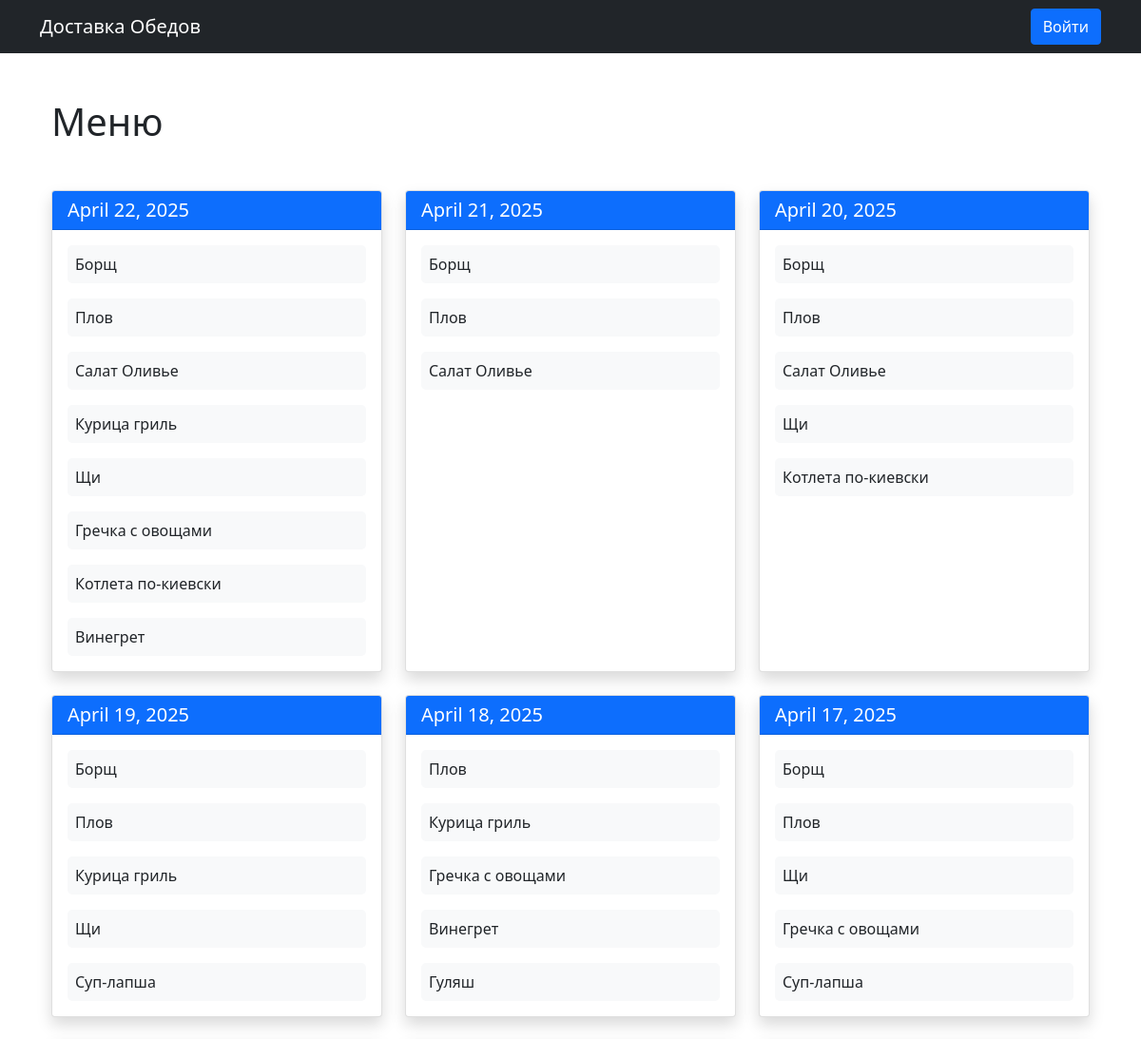
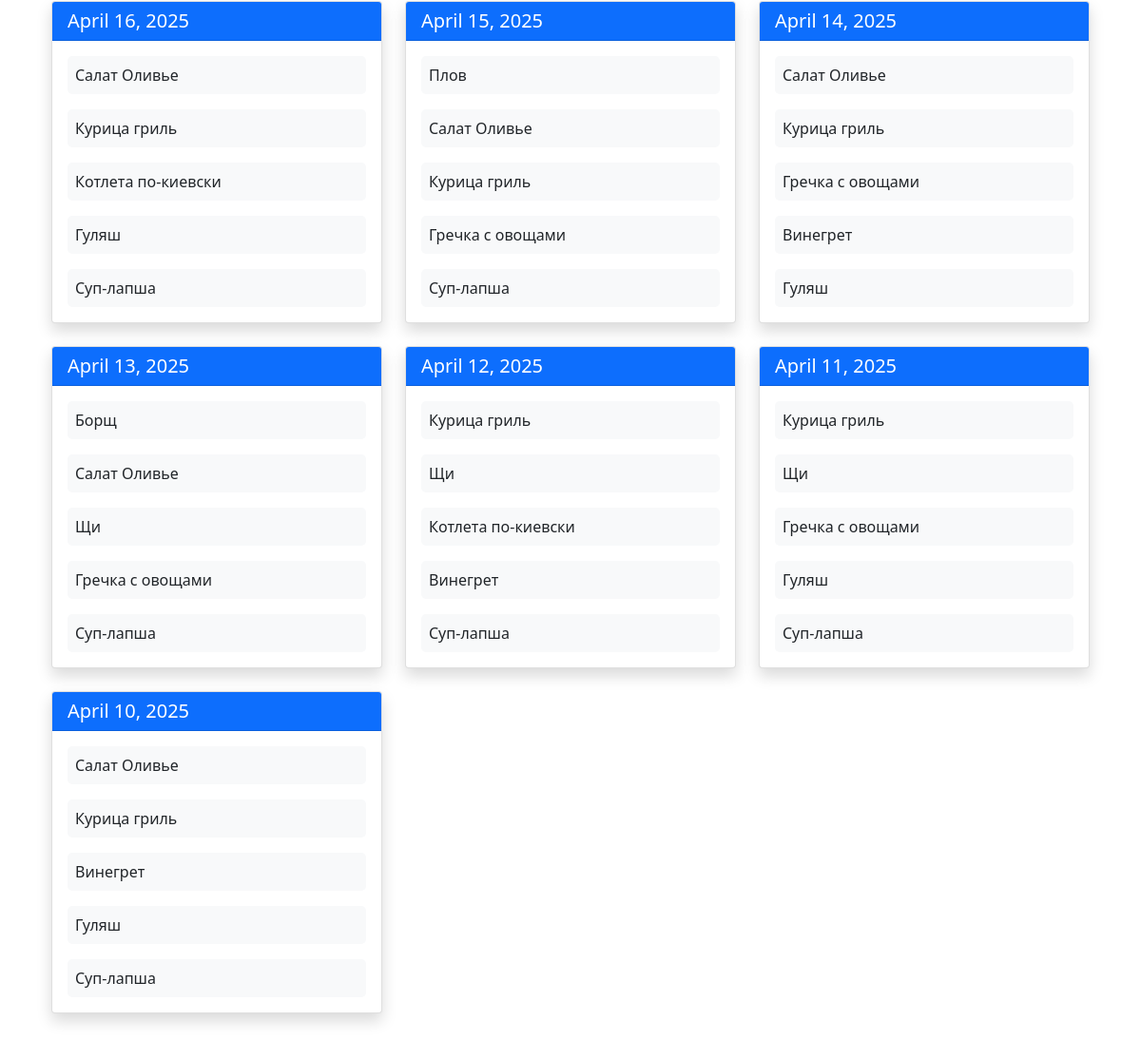
The app's page /menu/ with its own data (2 pictures, top to bottom).
### program/models.py (models this page shows, shortened)
class Menu(models.Model):
    date = models.DateField(unique=True)
    dishes = models.ManyToManyField(Dish)

class Dish(models.Model):
    name = models.CharField(max_length=200, unique=True)
    description = models.TextField(blank=True)
    price = models.DecimalField(max_digits=10, decimal_places=2, validators=[MinValueValidator(0)])
    ingredients = models.ManyToManyField(Ingredient, through='DishIngredient')
    image = models.ImageField(upload_to='menu_images/', blank=True, null=True)

### program/views.py (the view)
# urls.py: path('menu/', views.menu_list, name='menu_list'),
def menu_list(request):
    menus = Menu.objects.all().order_by('-date')
    return render(request, 'menu/list.html', {'menus': menus})

### program/context_processors.py (called while the page is built, shortened)
def user_roles(request):
    return {}

### program/templates/menu/list.html (shortened to what this page needs)
{% extends 'base.html' %}
{% load static %}
{% block content %}
<div class="container">
    <div class="d-flex justify-content-between align-items-center mb-4">
        <h1 class="my-4">Меню</h1>
    </div>
    <div class="row row-cols-1 row-cols-md-2 row-cols-lg-3 g-4">
        {% for menu in menus %}
        <div class="col">
            <div class="card h-100 shadow">
                <div class="card-header bg-primary text-white">
                    <h5 class="card-title mb-0">{{ menu.date }}</h5>
                </div>
                <div class="card-body">
                    <div class="dish-grid">
                        {% for dish in menu.dishes.all %}
                        <div class="dish-item position-relative">
                            <div class="dish-main">
                                {{ dish.name }}
                            </div>
                        </div>
                        {% endfor %}
                    </div>
                </div>
            </div>
        </div>
        {% endfor %}
    </div>
</div>
{% endblock %}

### program/templates/base.html (shortened to what this page needs)
<!DOCTYPE html>
<html lang="ru">
<head>
    <link href="https://cdn.jsdelivr.net/npm/bootstrap@5.1.3/dist/css/bootstrap.min.css" rel="stylesheet">
    <link rel="stylesheet" href="https://cdn.jsdelivr.net/npm/bootstrap-icons@1.7.2/font/bootstrap-icons.css">
    <link rel="stylesheet" href="https://cdn.jsdelivr.net/npm/bootstrap-icons@1.11.3/font/bootstrap-icons.min.css">
</head>
<body>
    <nav class="navbar navbar-expand-lg navbar-dark bg-dark">
        <div class="container">
            <a class="navbar-brand" href="{% url 'home' %}">Доставка Обедов</a>
            <div class="collapse navbar-collapse">
                <div class="d-flex">
                    {% if user.is_authenticated %}
                        <span class="text-light me-3">
                            {{ user.username }}
                            <span class="role-badge badge bg-info">
                                {% if is_admin %}Админ{% else %}{{ user_role|title }}{% endif %}
                            </span>
                        </span>
                        <a href="{% url 'logout' %}" class="btn btn-outline-light">Выход</a>
                    {% else %}
                        <a href="{% url 'login' %}" class="btn btn-primary">Войти</a>
                    {% endif %}
                </div>
            </div>
        </div>
    </nav>
    <div class="container mt-4">
        {% block content %}{% endblock %}
    </div>
</body>
</html>

### program/templates/menu/list.html (style rules this page uses)
.dish-grid { display: grid; gap: 1rem; }
.dish-item { padding: 0.5rem; border-radius: 5px; background: #f8f9fa; transition: all 0.3s; cursor: pointer; }

### records on screen
Menu: date "April 22, 2025"
Dish: name "Борщ"
Dish: name "Плов"
Dish: name "Салат Оливье"
Dish: name "Курица гриль"
Dish: name "Щи"
Dish: name "Гречка с овощами"
Dish: name "Котлета по-киевски"
Dish: name "Винегрет"
Menu: date "April 21, 2025"
Menu: date "April 20, 2025"
Menu: date "April 19, 2025"
Dish: name "Суп-лапша"
Menu: date "April 18, 2025"
Dish: name "Гуляш"
Menu: date "April 17, 2025"
Menu: date "April 16, 2025"
Menu: date "April 15, 2025"
Menu: date "April 14, 2025"
Menu: date "April 13, 2025"
Menu: date "April 12, 2025"
Menu: date "April 11, 2025"
Menu: date "April 10, 2025"
